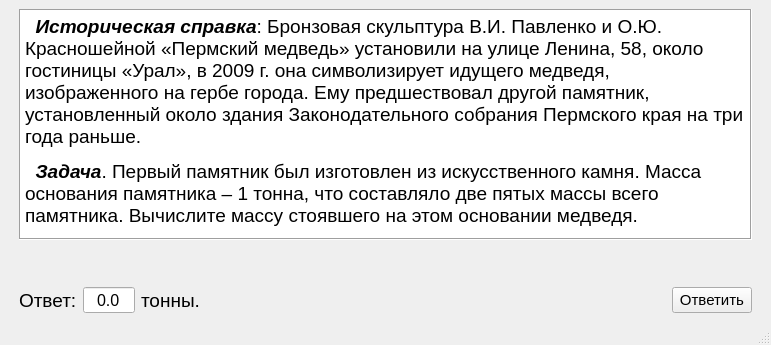
<?xml version="1.0" encoding="UTF-8"?>
<ui version="4.0">
 <class>MainWindow</class>
 <widget class="QMainWindow" name="MainWindow">
  <property name="geometry">
   <rect>
    <x>0</x>
    <y>0</y>
    <width>771</width>
    <height>345</height>
   </rect>
  </property>
  <property name="windowTitle">
   <string>Легенда о Пермском мишке</string>
  </property>
  <widget class="QWidget" name="centralwidget">
   <layout class="QVBoxLayout" name="verticalLayout">
    <item>
     <layout class="QHBoxLayout" name="horizontalLayout_2">
      <item>
       <spacer name="horizontalSpacer_4">
        <property name="orientation">
         <enum>Qt::Horizontal</enum>
        </property>
        <property name="sizeType">
         <enum>QSizePolicy::Fixed</enum>
        </property>
        <property name="sizeHint" stdset="0">
         <size>
          <width>10</width>
          <height>20</height>
         </size>
        </property>
       </spacer>
      </item>
      <item>
       <widget class="QTextBrowser" name="textBrowser">
        <property name="frameShape">
         <enum>QFrame::Box</enum>
        </property>
        <property name="html">
         <string>&lt;!DOCTYPE HTML PUBLIC &quot;-//W3C//DTD HTML 4.0//EN&quot; &quot;http://www.w3.org/TR/REC-html40/strict.dtd&quot;&gt;
&lt;html&gt;&lt;head&gt;&lt;meta name=&quot;qrichtext&quot; content=&quot;1&quot; /&gt;&lt;style type=&quot;text/css&quot;&gt;
p, li { white-space: pre-wrap; }
&lt;/style&gt;&lt;/head&gt;&lt;body style=&quot; font-family:'MS Shell Dlg 2'; font-size:8.25pt; font-weight:400; font-style:normal;&quot;&gt;
&lt;p style=&quot; margin-top:12px; margin-bottom:12px; margin-left:0px; margin-right:0px; -qt-block-indent:0; text-indent:0px;&quot;&gt;&lt;span style=&quot; font-family:'Times New Roman','serif'; font-size:14pt; font-weight:600; font-style:italic;&quot;&gt;  Историческая справка&lt;/span&gt;&lt;span style=&quot; font-family:'Times New Roman','serif'; font-size:14pt;&quot;&gt;: Бронзовая скульптура В.И. Павленко и О.Ю. Красношейной «Пермский медведь» установили на улице Ленина, 58, около гостиницы «Урал», в 2009 г. она символизирует идущего медведя, изображенного на гербе города. Ему предшествовал другой памятник, установленный около здания Законодательного собрания Пермского края на три года раньше.&lt;/span&gt;&lt;span style=&quot; font-size:8pt;&quot;&gt; &lt;/span&gt;&lt;/p&gt;
&lt;p style=&quot; margin-top:12px; margin-bottom:12px; margin-left:0px; margin-right:0px; -qt-block-indent:0; text-indent:0px;&quot;&gt;&lt;span style=&quot; font-family:'Times New Roman','serif'; font-size:14pt; font-weight:600; font-style:italic;&quot;&gt;  Задача&lt;/span&gt;&lt;span style=&quot; font-family:'Times New Roman','serif'; font-size:14pt;&quot;&gt;. Первый памятник был изготовлен из искусственного камня. Масса основания памятника – 1 тонна, что составляло две пятых массы всего памятника. Вычислите массу стоявшего на этом основании медведя.&lt;/span&gt;&lt;span style=&quot; font-size:8pt;&quot;&gt; &lt;/span&gt;&lt;/p&gt;&lt;/body&gt;&lt;/html&gt;</string>
        </property>
       </widget>
      </item>
      <item>
       <spacer name="horizontalSpacer_5">
        <property name="orientation">
         <enum>Qt::Horizontal</enum>
        </property>
        <property name="sizeType">
         <enum>QSizePolicy::Fixed</enum>
        </property>
        <property name="sizeHint" stdset="0">
         <size>
          <width>10</width>
          <height>20</height>
         </size>
        </property>
       </spacer>
      </item>
     </layout>
    </item>
    <item>
     <spacer name="verticalSpacer">
      <property name="orientation">
       <enum>Qt::Vertical</enum>
      </property>
      <property name="sizeType">
       <enum>QSizePolicy::Minimum</enum>
      </property>
      <property name="sizeHint" stdset="0">
       <size>
        <width>20</width>
        <height>40</height>
       </size>
      </property>
     </spacer>
    </item>
    <item>
     <layout class="QHBoxLayout" name="horizontalLayout">
      <item>
       <spacer name="horizontalSpacer_3">
        <property name="orientation">
         <enum>Qt::Horizontal</enum>
        </property>
        <property name="sizeType">
         <enum>QSizePolicy::Fixed</enum>
        </property>
        <property name="sizeHint" stdset="0">
         <size>
          <width>10</width>
          <height>20</height>
         </size>
        </property>
       </spacer>
      </item>
      <item>
       <widget class="QLabel" name="label">
        <property name="font">
         <font>
          <pointsize>14</pointsize>
          <weight>50</weight>
          <bold>false</bold>
         </font>
        </property>
        <property name="text">
         <string>Ответ:</string>
        </property>
       </widget>
      </item>
      <item>
       <widget class="QDoubleSpinBox" name="doubleSpinBox">
        <property name="font">
         <font>
          <pointsize>12</pointsize>
         </font>
        </property>
        <property name="alignment">
         <set>Qt::AlignCenter</set>
        </property>
        <property name="buttonSymbols">
         <enum>QAbstractSpinBox::NoButtons</enum>
        </property>
        <property name="decimals">
         <number>1</number>
        </property>
       </widget>
      </item>
      <item>
       <widget class="QLabel" name="label_2">
        <property name="font">
         <font>
          <pointsize>14</pointsize>
         </font>
        </property>
        <property name="text">
         <string>тонны.</string>
        </property>
        <property name="alignment">
         <set>Qt::AlignLeading|Qt::AlignLeft|Qt::AlignVCenter</set>
        </property>
       </widget>
      </item>
      <item>
       <spacer name="horizontalSpacer">
        <property name="orientation">
         <enum>Qt::Horizontal</enum>
        </property>
        <property name="sizeHint" stdset="0">
         <size>
          <width>40</width>
          <height>20</height>
         </size>
        </property>
       </spacer>
      </item>
      <item>
       <widget class="QPushButton" name="answerButton">
        <property name="font">
         <font>
          <pointsize>11</pointsize>
         </font>
        </property>
        <property name="text">
         <string>Ответить</string>
        </property>
       </widget>
      </item>
      <item>
       <spacer name="horizontalSpacer_2">
        <property name="orientation">
         <enum>Qt::Horizontal</enum>
        </property>
        <property name="sizeType">
         <enum>QSizePolicy::Fixed</enum>
        </property>
        <property name="sizeHint" stdset="0">
         <size>
          <width>10</width>
          <height>20</height>
         </size>
        </property>
       </spacer>
      </item>
     </layout>
    </item>
   </layout>
  </widget>
  <widget class="QMenuBar" name="menubar">
   <property name="geometry">
    <rect>
     <x>0</x>
     <y>0</y>
     <width>771</width>
     <height>21</height>
    </rect>
   </property>
  </widget>
  <widget class="QStatusBar" name="statusbar"/>
 </widget>
 <resources/>
 <connections/>
</ui>
